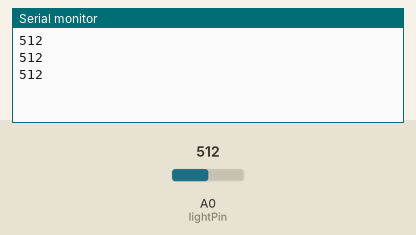
Simulated run of this sketch. Board: Arduino Uno, built with avr-gcc and run on an emulated ATmega328P. Parts: the last lines printed to the serial monitor. The test bench sets the inputs (shaded band); at power-on: A0 (lightPin) = 512.

Above: at 1.3 s.
1.4 s: A0 (lightPin) set to 716
At 1.9 s:
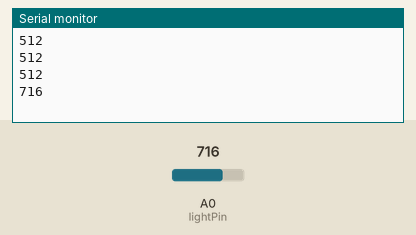
2.9 s: A0 (lightPin) set to 900
At 3.4 s:
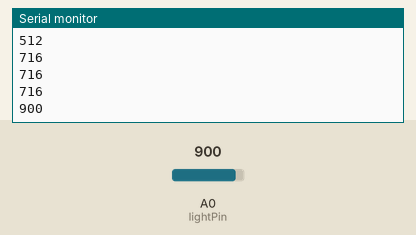
Timing chart, 0 to 5.9 s (numbered marks = the images above; inputs shaded):
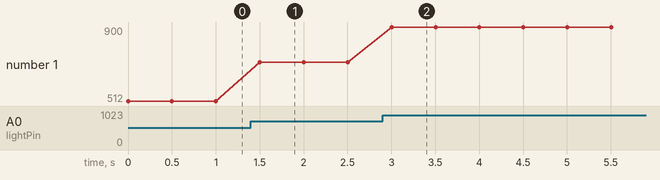

The sketch:

TesteLDR.ino
```cpp
// #include "Bibliotecas.h"
// Alimentação 3,3v. Pino: PWM ou analógico

int lightPin = 14; //define o pino para o foto resistor
int ledPin=11; //define o pino para o LED
void setup()
{
 Serial.begin(9600); //Inicia a comicacao com Monitor Serial
 pinMode( lightPin, INPUT );
}

void loop(){
  // Tem saída menor (90) pra mais claridade e saída maior (4500) para menos claridade.
  Serial.println(analogRead(lightPin)); //Mostra o valor de leitura no Monitor Serial
  //analogWrite(ledPin, analogRead(lightPin)/4); //Envia o Valor de Leitura para o Pino do LED
  //Voce tem que dividir o valor por 2
  delay(500); //Tempo curto para acionamento do LED
}
```

Measured:
- after the input at 1.4 s, the serial monitor: prints a new line after 0.10 s (image 1)
- after the input at 2.9 s, the serial monitor: prints a new line after 0.10 s (image 2)
- plotted number 1: 512 → 716 after the input at 1.4 s, 716 → 900 after the input at 2.9 s
